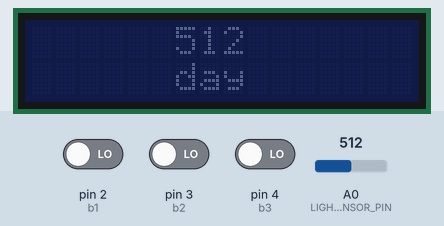
Bench run of a sketch on a simulated Arduino Uno, built with avr-gcc and run on an emulated ATmega328P. On the bench: 16×2 character LCD. The inputs (shaded band) are chosen by the test bench; at power-on: pin 2 (b1) LOW, A0 (LIGHT_SENSOR_PIN) = 512, pin 3 (b2) LOW, pin 4 (b3) LOW. Random numbers use the default seed unless the sketch sets one.

Above: at 1.3 s.
1.4 s: pin 2 (b1) driven HIGH
At 2.1 s:
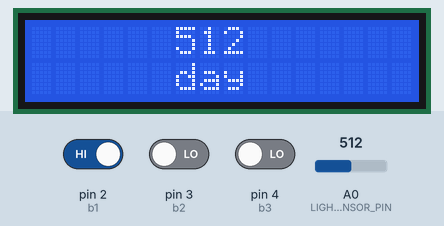
4.4 s: A0 (LIGHT_SENSOR_PIN) set to 75
At 5.1 s:
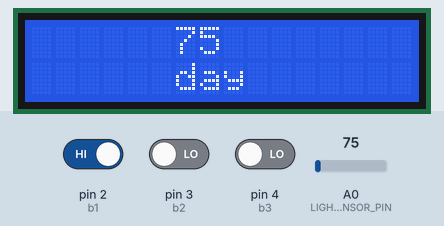
6.7 s: A0 (LIGHT_SENSOR_PIN) set to 65
At 7.2 s:
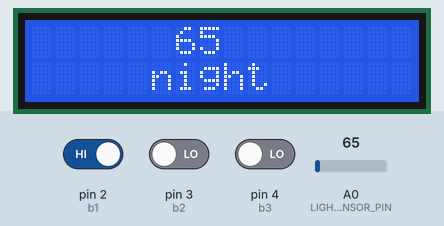
9.7 s: A0 (LIGHT_SENSOR_PIN) set to 10
At 11.8 s:
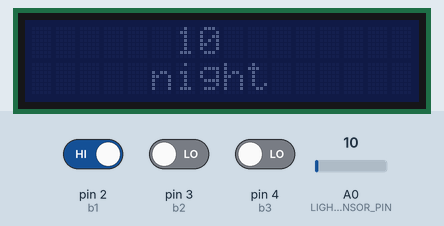
11.9 s: pin 2 (b1) driven LOW
13.4 s: pin 3 (b2) driven HIGH
At 14.2 s:
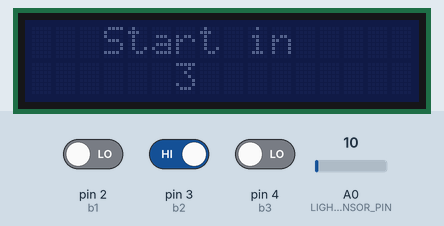
Timing chart, 0 to 16.4 s (numbered marks = the images above; inputs shaded):
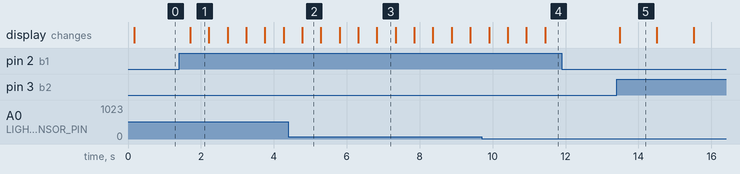

Measured:
- the behaviour switches between 70 and 69 on A0 (LIGHT_SENSOR_PIN) (found by bisection; images 2 and 3)
- after the input at 1.4 s, the display: changes after 0.31 s (image 1)
- after the input at 11.9 s, every drawn part: stays the same
- after the input at 13.4 s, the display: changes after 0.09 s (image 5)
- what the display in image 1 shows lasts 0.5 s, from 1.7 s to 2.2 s
- what the display in image 5 shows lasts 1.0 s, from 13.5 s to 14.5 s

The sketch:

main.ino
```cpp
#include <LCD_I2C.h>

LCD_I2C lcd(0x27, 16, 2); // Default address of most PCF8574 modules, change according
int b1 = 2;
int b2 = 3;
int b3 = 4;
int night = 70;

int LIGHT_SENSOR_PIN = A0;

int state = 0;
int mode = 1;
int line = 0;
int speed = 500;
int index = 0;
int areYouWiningSon = 1;

// array 2 String
String obs[2] = "";
int initG;
int timer = 3;

void setup()
{
    lcd.begin();

    pinMode(b1, INPUT);
    pinMode(b2, INPUT);
    pinMode(b3, INPUT);
    pinMode(LIGHT_SENSOR_PIN, INPUT);
    Serial.begin(9600);
    for (int i = 0; i < 20; i++)
    {
        obs[0] += train(obs[0]);
        obs[1] += train(obs[1]);
    }

}

void loop()
{
    // Serial.println(obs);
    lcd.clear();
    if (digitalRead(b1) == HIGH) // start/stop
    {
        if (state == 0)
        {
            lcd.backlight();
            state = 1;
        }
        else
        {
            lcd.noBacklight();
            state = 0;
        }
    }
    else if (digitalRead(b2) == HIGH) // mode switch
    {
        mode = !mode;
        initG = 1;
    }
    else if (digitalRead(b3) == HIGH) // move up/down
    {
        line = !line;
    }
    if (mode == 1)
    {
        lcd.setCursor(6, 0);                             // Or setting the cursor in the desired position.
        lcd.print(String(analogRead(LIGHT_SENSOR_PIN))); // You can make spaces using well... spaces
        lcd.setCursor(5, 1);                             // Or setting the cursor in the desired position.
        if (analogRead(LIGHT_SENSOR_PIN) < night)
        {
            lcd.print("night");
        }
        else
        {
            lcd.print(" day");
        }
    }
    else if (areYouWiningSon == 1)
    {
        if (initG == 1)
        {
            for (int i = 0; i < timer; i++)
            {
                lcd.setCursor(3, 0);
                lcd.print(String("Start in "));
                lcd.setCursor(6, 1);
                lcd.print(String(timer - i));
                delay(1000);
            }
            initG = 0;
        }
        lcd.setCursor(0, line);
        lcd.print("$");
        if (index < 15)
            lcd.setCursor(index, 0);
        else
            lcd.setCursor(0, 0);
        lcd.print(obs[0].substring(index, index + 16));
        if (index < 15)
            lcd.setCursor(index, 0);
        else
            lcd.setCursor(0, 0);
        lcd.print(obs[1].substring(index, index + 16));
        if (obs[line][index] == '@' && index > 16)
        {
            areYouWiningSon = 0;
        }
        index++;
    }
    else
    {
        // game over
        lcd.setCursor(6, 0);
        lcd.print("GAME");
        lcd.setCursor(6, 1);
        lcd.print("OVER");
    }
    delay(speed);
}

String CreateObject()
{
    String object = "";
    int random1 = random(1, 4);
    for (int i = 0; i < random1; i++)
    {
        object += "@";
    }
    return object;
}
String CreateSpace()
{
    String space = "";
    int random2 = random(8, 12);
    for (int i = 0; i < random2; i++)
    {
        space += " ";
    }
    return space;
}
String train(String obs)
{
    // generate object
    obs += CreateObject();
    obs += CreateSpace();
    return obs;
}
```
